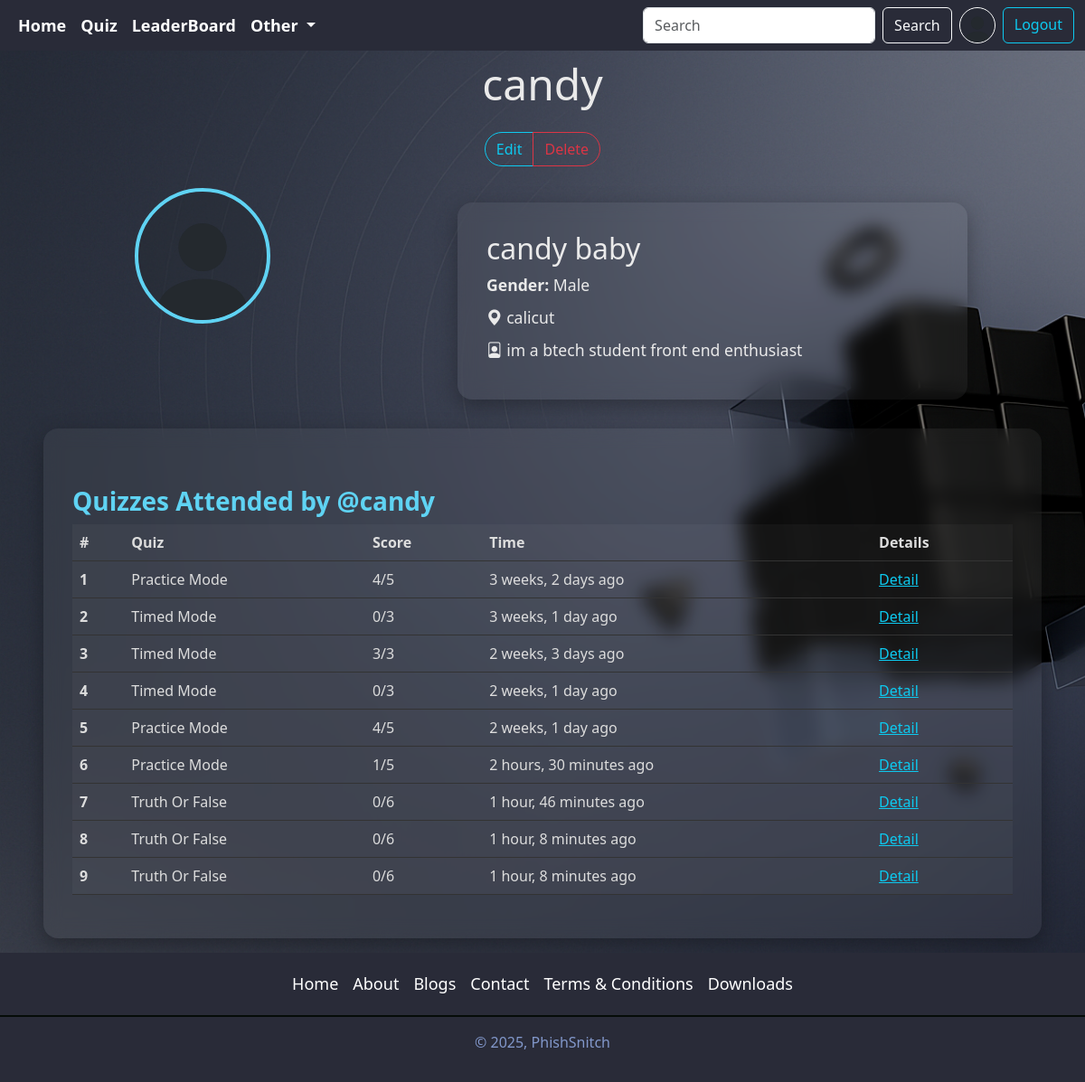
Screenshot of /user/profile/candy (signed in) with the database file from the repository.
### accounts/models.py (models this page shows, shortened)
class Profile(models.Model):
    user=models.OneToOneField(User, on_delete=models.CASCADE,null=True,verbose_name='User_Object')
    bio=models.TextField(blank=True,null=True)
    profile_image=models.ImageField(upload_to='profile_images',default='userdefault.png',blank=True,null=True,verbose_name='Profile_Pic')
    location=models.CharField(max_length=100,blank=True,null=True)
    GENDER=(
        ('Male','Male'),
        ('Female','Female'),
        ('Other','Other')
    )
    gender=models.CharField(max_length=6,choices=GENDER,blank=True,null=True)
    rank=models.IntegerField(null=True,blank=True,editable=True,default=0)
    total_score = models.IntegerField(default=0)
    @property
    def full_name(self):
        return f"{self.user.first_name} {self.user.last_name}"

### quiz/models.py (models this page shows, shortened)
class QuizSubmission(models.Model):
    user=models.ForeignKey(User,on_delete=models.CASCADE)
    quiz=models.ForeignKey(Quiz,on_delete=models.CASCADE)
    score=models.IntegerField()
    submitted_at=models.DateTimeField(auto_now_add=True)

class Quiz(models.Model):
    MODE_CHOICES = [
        ('PRACTICE', 'Practice (MCQ)'),
        ('TIMED', 'Timed (MCQ)'),
        ('TF', 'True/False'),
    ]
    title = models.CharField(max_length=255)
    description = models.TextField()
    category = models.ForeignKey(Category, on_delete=models.CASCADE)
    quiz_file = models.FileField(upload_to='quiz/')
    created_at = models.DateTimeField(auto_now_add=True)
    mode = models.CharField(max_length=10, choices=MODE_CHOICES, default='PRACTICE')
    uploaded_at = models.DateTimeField(auto_now=True)
    class Meta:
        verbose_name_plural = 'Quizzes'

class Question(models.Model):
    quiz = models.ForeignKey(Quiz, on_delete=models.CASCADE)
    text = models.TextField()

### accounts/views.py (the view)
# urls.py: path('profile/<str:username>',views.userprofile,name='profile'),
@login_required
def userprofile(request,username):
    user_object2=get_object_or_404(User,username=username)
    user_profile2=get_object_or_404(Profile,user=user_object2)
    submissions=QuizSubmission.objects.filter(user=user_object2)
    context={"user_profile2": user_profile2,"submissions":submissions}
    return render(request,'profile.html',context)

### templates/profile.html (shortened to what this page needs)
{% extends 'index.html' %}
{% load static %}
{% block content %}
<div class="w-100 profile-wrapper px-4 px-md-5">
  <h1 class="display-5 text-center mb-4">{{ user_profile2.user.username }}</h1>
  {% if request.user.username == user_profile2.user.username %}
    <div class="text-center mb-4">
      <div class="btn-group">
        <a href="{% url 'edit_profile' %}" class="btn btn-outline-info">Edit</a>
        <a href="{% url 'delete_profile' %}" class="btn btn-outline-danger">Delete</a>
      </div>
    </div>
  {% endif %}
  <div class="row justify-content-center">
    <div class="col-md-4 text-center">
      <img src="{{ user_profile2.profile_image.url }}" alt="user profile" class="profile-img mb-3">
    </div>
    <div class="col-md-6 card-glass profile-data">
      <h2>{{ user_profile2.full_name }}</h2>
      <p><strong>Gender:</strong> {{ user_profile2.gender }}</p>
      <p><i class="bi bi-geo-alt-fill"></i> {{ user_profile2.location }}</p>
      <p><i class="bi bi-file-person"></i> {{ user_profile2.bio }}</p>
    </div>
  </div>
  <div class="card-glass">
    <h3 class="section-title">Quizzes Attended by @{{ user_profile2.user.username }}</h3>
    <div class="table-responsive">
      <table class="table table-hover quiz-table">
        <thead>
          <tr>
            <th>#</th>
            <th>Quiz</th>
            <th>Score</th>
            <th>Time</th>
            <th>Details</th>
          </tr>
        </thead>
        <tbody>
          {% for submission in submissions %}
            <tr>
              <th>{{ forloop.counter }}</th>
              <td title="{{ submission.quiz.title }}">{{ submission.quiz.title|truncatewords:8 }}</td>
              <td>{{ submission.score }}/{{ submission.quiz.question_set.all|length }}</td>
              <td>{{ submission.submitted_at|timesince }} ago</td>
              <td><a href="{% url 'quiz_result' submission.id %}" class="text-info">Detail</a></td>
            </tr>
          {% empty %}
            <tr><td colspan="5" class="text-center">No quizzes taken yet.</td></tr>
          {% endfor %}
        </tbody>
      </table>
    </div>
  </div>
</div>
{% endblock content %}

### templates/components/navbar.html (shortened to what this page needs)
{% load static %}
<nav class="navbar navbar-expand-lg ">
    <div class="container-fluid">
      <div class="collapse navbar-collapse" id="navbarSupportedContent">
        <ul class="navbar-nav me-auto mb-2 mb-lg-0">
          <li class="nav-item content">
            <a class="nav-link active" aria-current="page" href="{% url 'home' %}">Home</a>
          </li>
          <li class="nav-item content">
            <a class="nav-link" href="{% url 'category_view' %}">Quiz</a>
          </li>
          <li class="nav-item content">
            <a class="nav-link" href="{%  url 'leaderboard' %}">LeaderBoard</a>
          </li>
          <li class="nav-item dropdown content " style="background-color: #292b38;">
            <a class="nav-link dropdown-toggle" href="#" role="button" data-bs-toggle="dropdown" aria-expanded="false">
              Other
            </a>
          </li>
        </ul>
        <form class="d-flex" role="search" action="{% url 'search_users' %}">
          <input class="form-control me-2" type="search" placeholder="Search" aria-label="Search" name="q"/>
          <button class="btn btn-outline-light" type="submit">Search</button>
          {% if request.user.is_authenticated %}
          <a href="{% url 'profile' request.user.username %}" data-bs-toggle="tooltip" data-bs-placement="bottom" data-bs-title="{{request.user.username}}" >
            <img src="{{ request.user.profile.profile_image.url }}" alt="image not found" width="40" height="40" class="rounded-circle mx-2 border border-white" style="border-width: 2px;">
          </a>
          <a href="{% url 'logout' %}" class="btn btn-outline-info ">Logout</a>
          {% else %}
          <a href="{% url 'login' %}" class="btn btn-outline-info ms-2">Login</a>
          {% endif %}
        </form>
      </div>
    </div>
  </nav>

### templates/components/navbar.html (style rules this page uses)
.navbar { background-color: #292b38; display: flex; justify-content: space-around; align-items: center; font-weight: bolder; position:fixed; top: 0px; z-index: 100; width: 100vw; }
.content a { text-decoration: none; color: white; padding: 5px; font-size: large; z-index: 10; }

### templates/components/footer.html (style rules this page uses)
.content a { text-decoration: none; color: white !important; padding: 5px; font-size: large; z-index: 10; }

### rows the page displays
Profile: user.username "candy", profile_image (placeholder picture), full_name "candy baby", gender "Male", location "calicut", bio "im a btech student front end enthusiast"
QuizSubmission: quiz "Practice Mode", score "4", quiz.question_set.all|length "5", submitted_at "3 weeks, 2 days"
QuizSubmission: quiz "Timed Mode", score "0", quiz.question_set.all|length "3", submitted_at "3 weeks, 1 day"
QuizSubmission: quiz "Timed Mode", score "3", quiz.question_set.all|length "3", submitted_at "2 weeks, 3 days"
QuizSubmission: quiz "Timed Mode", score "0", quiz.question_set.all|length "3", submitted_at "2 weeks, 1 day"
QuizSubmission: quiz "Practice Mode", score "4", quiz.question_set.all|length "5", submitted_at "2 weeks, 1 day"
QuizSubmission: quiz "Practice Mode", score "1", quiz.question_set.all|length "5", submitted_at "2 hours, 30 minutes"
QuizSubmission: quiz "Truth Or False", score "0", quiz.question_set.all|length "6", submitted_at "1 hour, 46 minutes"
QuizSubmission: quiz "Truth Or False", score "0", quiz.question_set.all|length "6", submitted_at "1 hour, 8 minutes"
QuizSubmission: quiz "Truth Or False", score "0", quiz.question_set.all|length "6", submitted_at "1 hour, 8 minutes"
